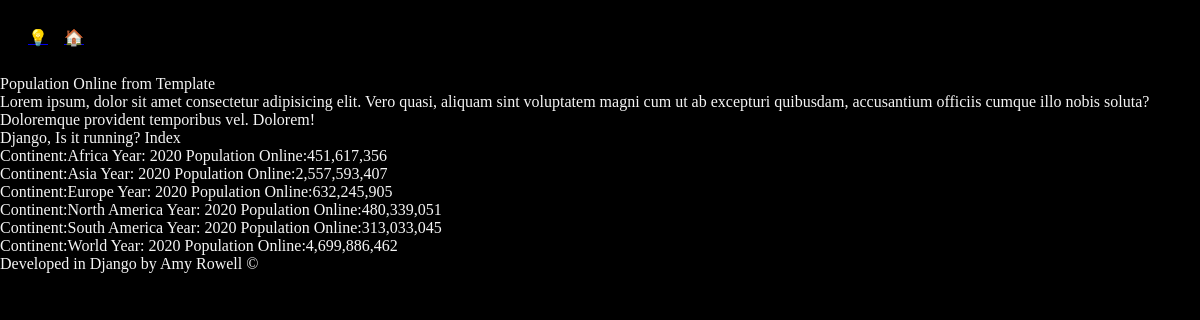
The page / on the database its author committed.
### onlineApp/models.py (models this page shows, shortened)
class Population(models.Model):
    continent = models.CharField(max_length=255)
    year = models.IntegerField()
    population = models.CharField(max_length=255)

### onlineApp/views.py (the view)
# urls.py: path('', views.index, name='index'),
def index(request):
    specific_year = 2020  # latest year data available
    latest_populations = Population.objects.filter(year=specific_year)
    context = {'latest_populations': latest_populations}
    return render(request, 'onlineApp/index.html', context)

### onlineApp/templates/onlineApp/index.html
{% extends "layout.html" %}
{% block content %}
<h1>Django, Is it running? Index</h1>
<ul>
{% load humanize %}
{% for pop in latest_populations %}
<li>Continent:{{ pop.continent}}
    Year: {{pop.year}}
    Population Online:{{ pop.population|intcomma }}
    </li>
{% endfor %}
</ul>
{% endblock %}

### onlineApp/templates/layout.html (shortened to what this page needs)
{% load static %}
<!DOCTYPE html>
<html lang="en">
<head>
   <link rel="stylesheet" href="{% static 'css/style.css' %}">
</head>
<body>
<header>
    <nav>
        <ul>
            <li><a href="/" alt="home">🏠</a></li>
            <li><a href="/about" alt="home">💡</a></li>
        </ul>
    </nav>
    </header>
   <section>
    <h1>Population Online from Template</h1>
    <p>Lorem ipsum, dolor sit amet consectetur adipisicing elit. Vero quasi, aliquam sint voluptatem magni cum ut ab excepturi quibusdam, accusantium officiis cumque illo nobis soluta? Doloremque provident temporibus vel. Dolorem!</p>
   </section>
  <div class="content">
{% block content %}
{% endblock %}
</div>
<footer>
    <h6>Developed in Django by Amy Rowell &copy;</h6>
    </footer>
</body>
</html>

### onlineApp/static/css/style.css (style rules this page uses)
* { margin: 0; padding: 0; border: 0; box-sizing: border-box; font: inherit; }
html { color-scheme: dark light; }
body { background-color: black; color: whitesmoke; min-height: 100vh; }
nav { display: flex; margin: 20px; }
ul { list-style-type: none; overflow: hidden; }
nav li { float: right; }
nav a { display: block; align-items: end; padding: 8px; }

### rows shown on the page
Population: continent "Africa", year "2020", population "451,617,356"
Population: continent "Asia", year "2020", population "2,557,593,407"
Population: continent "Europe", year "2020", population "632,245,905"
Population: continent "North America", year "2020", population "480,339,051"
Population: continent "South America", year "2020", population "313,033,045"
Population: continent "World", year "2020", population "4,699,886,462"
